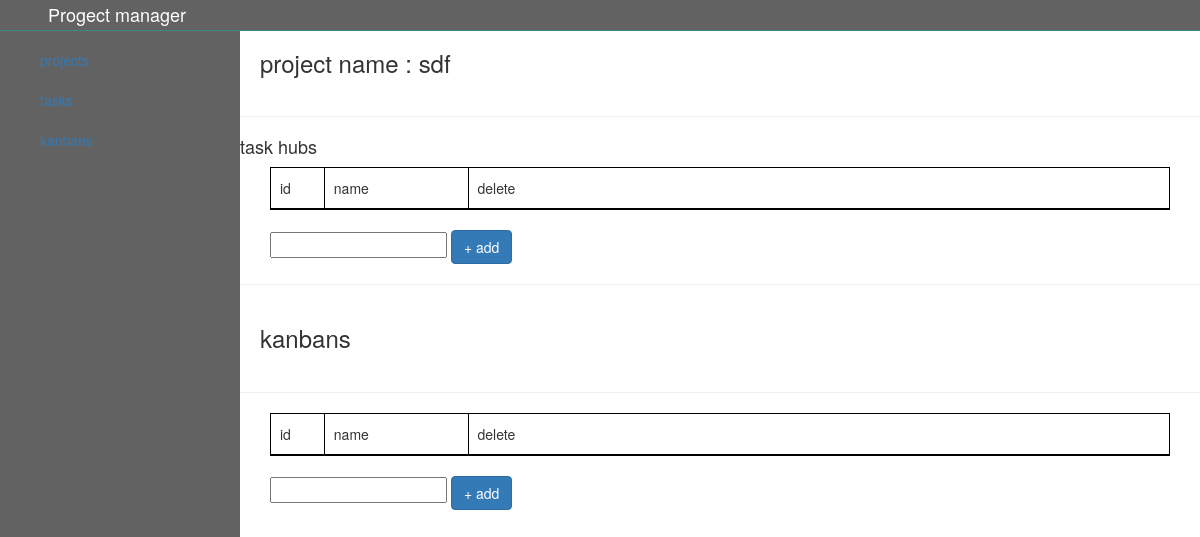
/project/1, run on an earlier commit of the app's database.
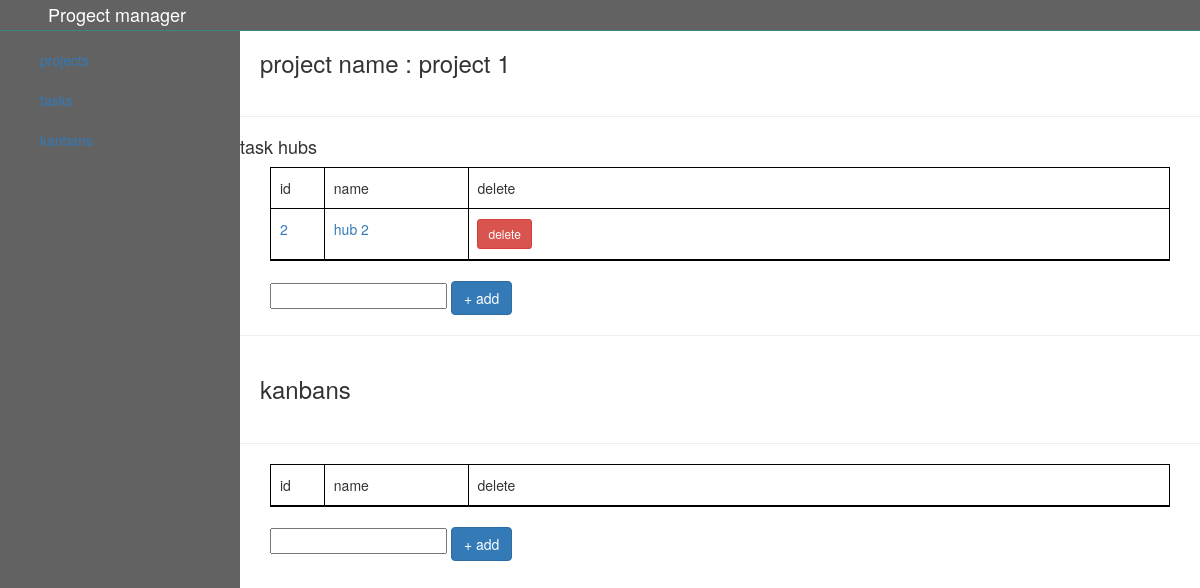
And on a later commit of the database.
### app.py (models this page shows, shortened)
class Project(db.Model):
    id = db.Column(db.Integer, primary_key=True)
    name = db.Column(db.String(20), unique=True, nullable=False)
    kanbans = db.relationship('Kanban', backref='project',lazy=True)
    hubs = db.relationship('Taskhub', backref='project',lazy=True)
    def __repr__(self):
        return self.name

class Taskhub(db.Model):
    id = db.Column(db.Integer, primary_key=True)
    name = db.Column(db.String(1000), nullable=False)
    project_id = db.Column(db.Integer, db.ForeignKey('project.id'), nullable= False)
    tasks = db.relationship('Task', backref='hub',lazy=True)

### app.py (the view)
@app.route('/project/<int:id>', methods=['GET', 'POST'])
def projectview(id):
    project = Project.query.get_or_404(id)
    return render_template('projects.html', project=project)

### templates/projects.html (shortened to what this page needs)
{% extends 'base.html' %}
{% block body %}
<div class="main">
    <h3>project name : {{project}}</h3>
    <hr>
    <h4>task hubs</h4>
    <ul>
        <li>
            <p class="no">id</p>
            <p class="name">name</p>
            <p class="delete">delete</p>
        </li>
        {% for task in project.hubs%}
        <li>
            <p class="no"><a href="/taskHub/{{task.id}}">{{ task.id }}</a></p>
            <p class="name"><a href="/taskHub/{{task.id}}">{{ task.name }}</a></a></p>
            <p class="delete">
                <a href="/hubDelete/{{task.id}}" class="btn btn-danger btn-sm">delete</a>
            </p>
        </li>
        {% endfor %}
    </ul>
    <form method='post' action="/addhub/{{project.id}}">
        <input type="text" name="name">
        <button class='btn btn-primary' type='submit'>+ add</button>
    </form>
    <hr>
    <h3>kanbans</h3>
    <hr>
    <ul>
        <li>
            <p class="no">id</p>
            <p class="name">name</p>
            <p class="delete">delete</p>
        </li>
    </ul>
    <form method='post' action="/addKanban/{{project.id}}">
        <input type="text" name="kanbanName">
        <button class='btn btn-primary' type='submit'>+ add</button>
    </form>
</div>
</div>
{% endblock %}

What changed in the data, as far as the page shows it:
changed Project: name "sdf" → "project 1"
added Taskhub: id "2", name "hub 2"
